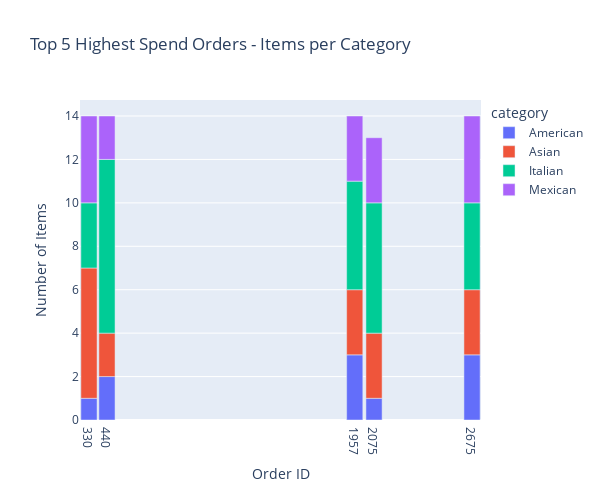

Here is the notebook cell this chart was saved with:
### Code cell
# Visualization for the top 5 highest spend orders
fig_top_5_orders = px.bar(top_5_orders_df, x='order_id', y='num_items', color='category',
                         title='Top 5 Highest Spend Orders - Items per Category',
                         labels={'order_id': 'Order ID', 'num_items': 'Number of Items'})

# Customize layout to adjust figure size and bar thickness
fig_top_5_orders.update_layout(
    width=600,  # Set the width of the figure
    height=500, # Set the height of the figure
    xaxis=dict(
        tickmode='array',
        tickvals=top_5_orders_df['order_id'],  # Show ticks only for plotted bars
        ticktext=[str(order_id) for order_id in top_5_orders_df['order_id']]
    ),
    bargap=0.1  # Reduce the gap between bars; set to a lower value to make bars thicker
)
fig_top_5_orders.show()

### Figure 1 — Plotly figure (JSON) as saved in the notebook; plotly's stock layout.template omitted (floating-point values rounded to 4 significant figures)
{"data": [{"alignmentgroup": "True", "hovertemplate": "category=American<br>Order ID=%{x}<br>Number of Items=%{y}<extra></extra>", "legendgroup": "American", "marker": {"color": "#636efa", "pattern": {"shape": ""}}, "name": "American", "offsetgroup": "American", "orientation": "v", "showlegend": true, "textposition": "auto", "type": "bar", "x": [330, 440, 1957, 2075, 2675], "xaxis": "x", "y": [1, 2, 3, 1, 3], "yaxis": "y"}, {"alignmentgroup": "True", "hovertemplate": "category=Asian<br>Order ID=%{x}<br>Number of Items=%{y}<extra></extra>", "legendgroup": "Asian", "marker": {"color": "#EF553B", "pattern": {"shape": ""}}, "name": "Asian", "offsetgroup": "Asian", "orientation": "v", "showlegend": true, "textposition": "auto", "type": "bar", "x": [330, 440, 1957, 2075, 2675], "xaxis": "x", "y": [6, 2, 3, 3, 3], "yaxis": "y"}, {"alignmentgroup": "True", "hovertemplate": "category=Italian<br>Order ID=%{x}<br>Number of Items=%{y}<extra></extra>", "legendgroup": "Italian", "marker": {"color": "#00cc96", "pattern": {"shape": ""}}, "name": "Italian", "offsetgroup": "Italian", "orientation": "v", "showlegend": true, "textposition": "auto", "type": "bar", "x": [330, 440, 1957, 2075, 2675], "xaxis": "x", "y": [3, 8, 5, 6, 4], "yaxis": "y"}, {"alignmentgroup": "True", "hovertemplate": "category=Mexican<br>Order ID=%{x}<br>Number of Items=%{y}<extra></extra>", "legendgroup": "Mexican", "marker": {"color": "#ab63fa", "pattern": {"shape": ""}}, "name": "Mexican", "offsetgroup": "Mexican", "orientation": "v", "showlegend": true, "textposition": "auto", "type": "bar", "x": [330, 440, 1957, 2075, 2675], "xaxis": "x", "y": [4, 2, 3, 3, 4], "yaxis": "y"}], "layout": {"bargap": 0.1, "barmode": "relative", "height": 500, "legend": {"title": {"text": "category"}, "tracegroupgap": 0}, "title": {"text": "Top 5 Highest Spend Orders - Items per Category"}, "width": 600, "xaxis": {"anchor": "y", "domain": [0, 1], "tickmode": "array", "ticktext": ["330", "330", "330", "330", "440", "440", "440", "440", "1957", "1957", "1957", "1957", "2075", "2075", "2075", "2075", "2675", "2675", "2675", "2675"], "tickvals": [330, 330, 330, 330, 440, 440, 440, 440, 1957, 1957, 1957, 1957, 2075, 2075, 2075, 2075, 2675, 2675, 2675, 2675], "title": {"text": "Order ID"}}, "yaxis": {"anchor": "x", "domain": [0, 1], "title": {"text": "Number of Items"}}}}
